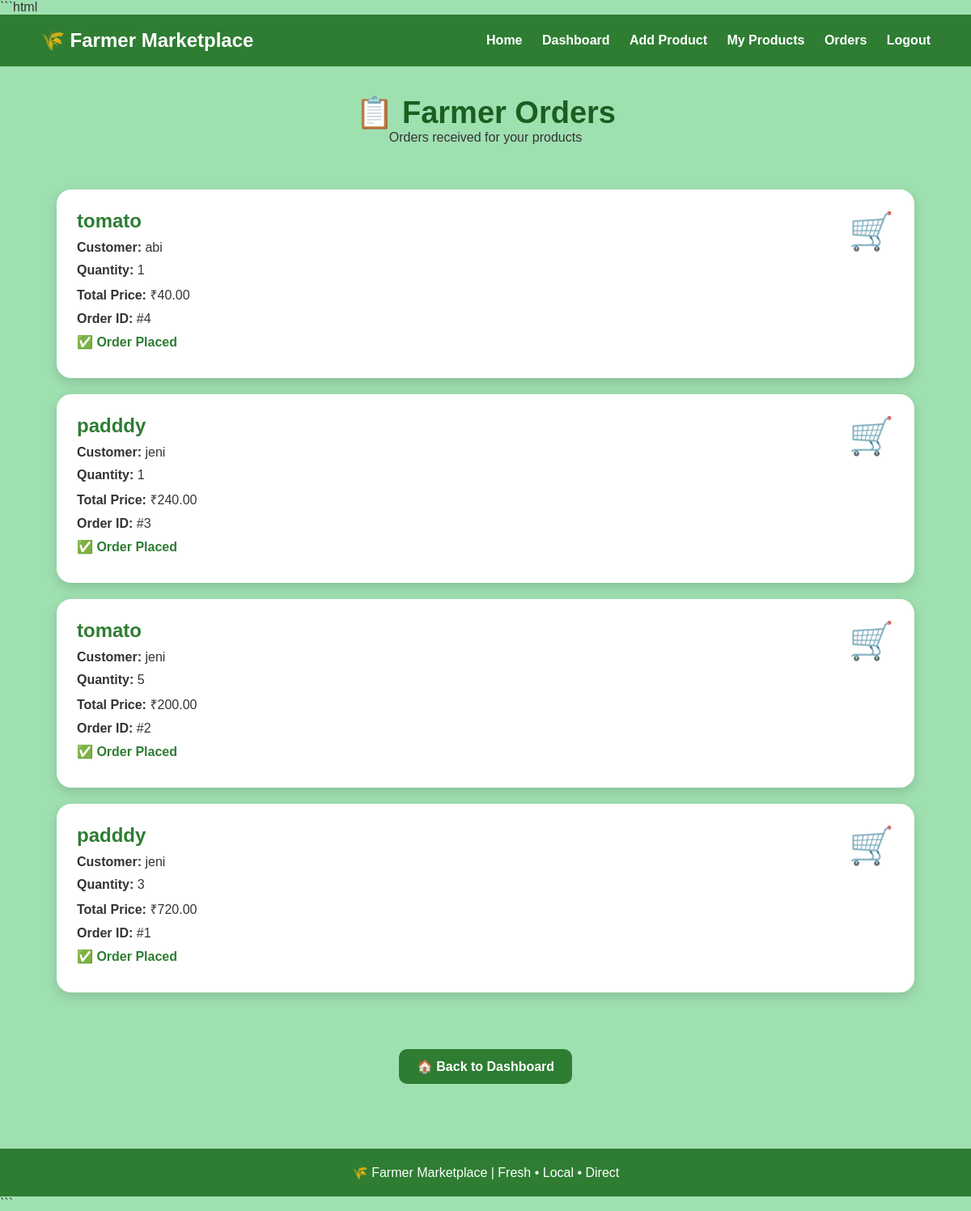
Page /farmer-orders/ (signed in) on the committed database.
### marketplace/models.py (models this page shows, shortened)
class Order(models.Model):
    customer = models.ForeignKey(
        Customer,
        on_delete=models.CASCADE
    )
    product = models.ForeignKey(
        Product,
        on_delete=models.CASCADE
    )
    quantity = models.IntegerField()
    total_price = models.DecimalField(
        max_digits=10,
        decimal_places=2
    )
    order_date = models.DateTimeField(
        auto_now_add=True
    )

class Product(models.Model):
    farmer = models.ForeignKey(Farmer, on_delete=models.CASCADE)
    product_name = models.CharField(max_length=100)
    category = models.CharField(max_length=100)
    price = models.DecimalField(max_digits=10, decimal_places=2)
    quantity = models.PositiveIntegerField()

class Customer(models.Model):
    name = models.CharField(max_length=100)
    email = models.EmailField(unique=True)
    phone = models.CharField(max_length=15)
    location = models.CharField(max_length=100)
    password = models.CharField(max_length=100)

### marketplace/views.py (the view)
# urls.py: path("farmer-orders/", views.farmer_orders, name="farmer_orders"),
def farmer_orders(request):
    farmer_id = request.session.get("farmer_id")
    if not farmer_id:
        return redirect("login")
    farmer = get_object_or_404(
        Farmer,
        id=farmer_id
    )
    orders = Order.objects.filter(
        product__farmer=farmer
    ).order_by("-id")
    return render(
        request,
        "marketplace/farmer_orders.html",
        {
            "orders": orders
        }
    )

### marketplace/templates/marketplace/farmer_orders.html (shortened to what this page needs)
{% load static %}
<!DOCTYPE html>
<html>
<head>
    <link rel="stylesheet"
          href="{% static 'marketplace/style.css' %}">
</head>
<body>
    <div class="navbar">
        <h2>🌾 Farmer Marketplace</h2>
        <div>
            <a href="/">
                Home
            </a>
            <a href="/farmer-dashboard/">
                Dashboard
            </a>
            <a href="/add-product/">
                Add Product
            </a>
            <a href="/my-products/">
                My Products
            </a>
            <a href="/farmer-orders/">
                Orders
            </a>
            <a href="/login/">
                Logout
            </a>
        </div>
    </div>
    <div class="page-title">
        <h1>📋 Farmer Orders</h1>
        <p>
            Orders received for your products
        </p>
    </div>
    <div class="orders-container">
        {% if orders %}
            {% for order in orders %}
                <div class="order-card">
                    <div class="order-icon">
                        🛒
                    </div>
                    <h2>
                        {{ order.product.product_name }}
                    </h2>
                    <p>
                        <strong>Customer:</strong>
                        {{ order.customer.name }}
                    </p>
                    <p>
                        <strong>Quantity:</strong>
                        {{ order.quantity }}
                    </p>
                    <p>
                        <strong>Total Price:</strong>
                        ₹{{ order.total_price }}
                    </p>
                    <p>
                        <strong>Order ID:</strong>
                        #{{ order.id }}
                    </p>
                    <p class="status">
                        ✅ Order Placed
                    </p>
                </div>
            {% endfor %}
        {% endif %}
    </div>
    <div style="text-align:center;">
        <a href="/farmer-dashboard/" class="back-btn">
            🏠 Back to Dashboard
        </a>
    </div>
    <div class="footer">
        🌾 Farmer Marketplace
        | Fresh • Local • Direct
    </div>
</body>
</html>

### marketplace/static/marketplace/style.css (style rules this page uses)
* { margin: 0; padding: 0; box-sizing: border-box; }
body { font-family: Arial, sans-serif; background:#9fe0b1; color: #333; }
.navbar { background: #2e7d32; padding: 18px 50px; display: flex; justify-content: space-between; align-items: center; }
.navbar h2 { color: white; }
.navbar a { color: white; text-decoration: none; margin-left: 20px; font-weight: bold; }
.order-card { background: white; padding: 25px; margin-bottom: 20px; border-radius: 12px; box-shadow: 0 3px 12px rgba(0, 0, 0, 0.12); }
.footer { text-align: center; background: #2e7d32; color: white; padding: 20px; margin-top: 50px; }

### marketplace/templates/marketplace/farmer_orders.html (style rules this page uses)
body { background-color: #9fe0b1 !important; }
.page-title { text-align: center; margin: 35px 0; }
.page-title h1 { color: #1b5e20; font-size: 38px; }
.orders-container { max-width: 1100px; margin: auto; padding: 20px; }
.order-card { background: white; border-radius: 18px; padding: 25px; margin-bottom: 20px; box-shadow: 0 5px 15px rgba(0,0,0,0.15); }
.order-card h2 { color: #2e7d32; margin-top: 0; }
.order-card p { font-size: 16px; margin: 10px 0; }
.order-icon { font-size: 45px; float: right; }
.back-btn { display: inline-block; margin: 30px 0; padding: 12px 22px; background: #2e7d32; color: white; text-decoration: none; border-radius: 10px; font-weight: bold; }
.status { color: #2e7d32; font-weight: bold; }

### rows in the picture
Order: product.product_name "tomato", customer.name "abi", quantity "1", total_price "40.00", id "4"
Order: product.product_name "padddy", customer.name "jeni", quantity "1", total_price "240.00", id "3"
Order: product.product_name "tomato", customer.name "jeni", quantity "5", total_price "200.00", id "2"
Order: product.product_name "padddy", customer.name "jeni", quantity "3", total_price "720.00", id "1"
